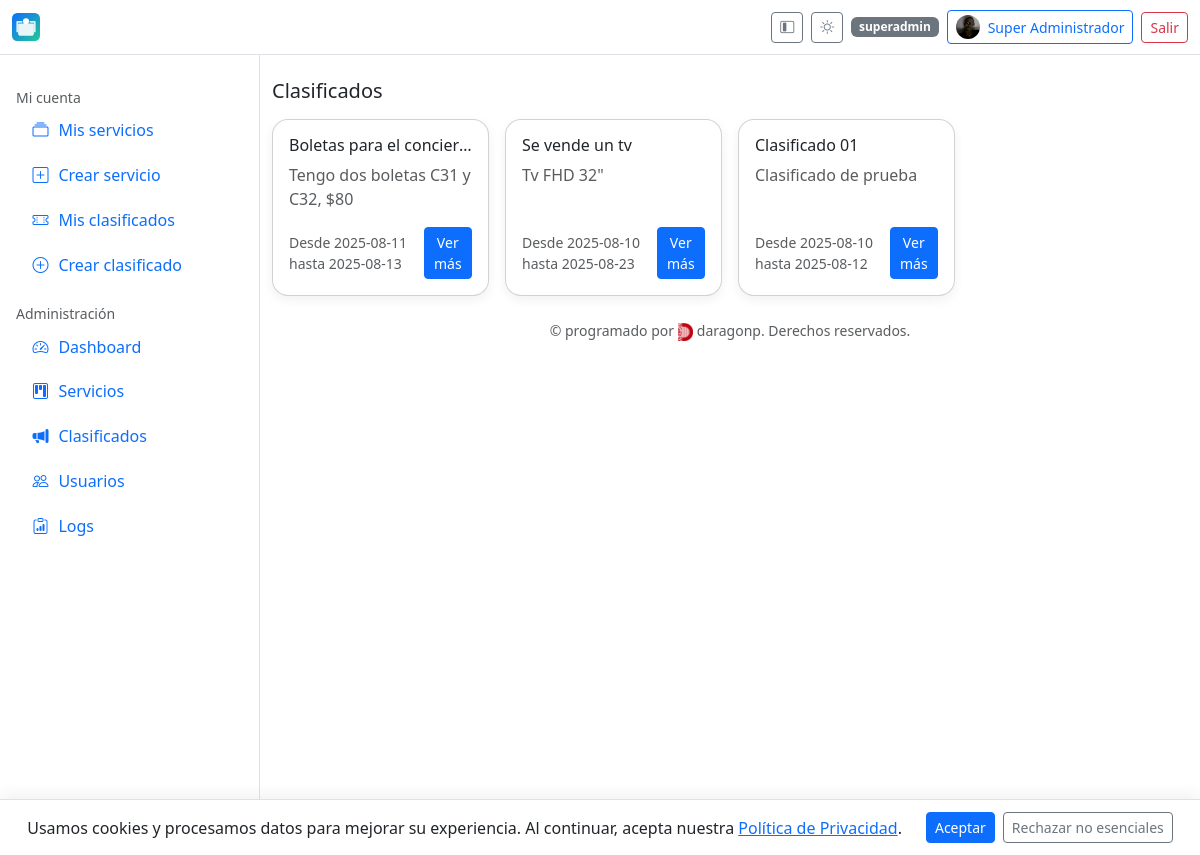
Screenshot of /clasificados/ (signed in) with the database file from the repository.
### app/models.py (models this page shows, shortened)
class User(db.Model, UserMixin):
    __tablename__ = "user"
    id = db.Column(db.Integer, primary_key=True)
    name = db.Column(db.String(150), nullable=False)
    email = db.Column(db.String(255), unique=True, index=True, nullable=False)
    phone = db.Column(db.String(50))
    address = db.Column(db.String(255))
    avatar_url = db.Column(db.String(500))
    password_hash = db.Column(db.String(255), nullable=False)
    role = db.Column(db.String(20), default="user")  # user | admin | superadmin
    is_verified = db.Column(db.Boolean, default=False)
    verification_code = db.Column(db.String(10))
    is_deleted = db.Column(db.Boolean, default=False)
    created_at = db.Column(db.DateTime, default=datetime.utcnow)
    services = db.relationship(
        "Service",
        backref="owner",
        lazy="dynamic",
        foreign_keys="Service.owner_id",
    )
    classifieds = db.relationship(
        "Classified",
        backref="owner",
        lazy="dynamic",
        foreign_keys="Classified.owner_id",
    )

class Classified(db.Model):
    __tablename__ = "classified"
    id = db.Column(db.Integer, primary_key=True)
    title = db.Column(db.String(200), nullable=False)
    description = db.Column(db.Text)
    start_date = db.Column(db.Date)
    end_date = db.Column(db.Date)
    owner_id = db.Column(db.Integer, db.ForeignKey("user.id"), nullable=False)
    status = db.Column(db.String(20), default=ServiceStatus.PENDING.value)
    is_active = db.Column(db.Boolean, default=False)
    is_deleted = db.Column(db.Boolean, default=False)
    created_at = db.Column(db.DateTime, default=datetime.utcnow)
    approved_by = db.Column(db.Integer, db.ForeignKey("user.id"))
    approved_at = db.Column(db.DateTime)
    rejected_by = db.Column(db.Integer, db.ForeignKey("user.id"))
    rejected_at = db.Column(db.DateTime)

### app/main.py (the view)
@main_bp.route("/clasificados/")
def classifieds_public():
    today = date.today()
    q = Classified.query.filter(
        Classified.is_deleted == False,
        Classified.is_active == True,
        Classified.status == ServiceStatus.APPROVED.value,
        and_(
            (Classified.start_date == None) | (Classified.start_date <= today),
            (Classified.end_date == None) | (Classified.end_date >= today),
        )
    ).order_by(Classified.start_date.desc().nullslast(), Classified.created_at.desc())
    items = q.limit(50).all()
    return render_template("public/classifieds_cards.html", items=items)

### app/templates/public/classifieds_cards.html (shortened to what this page needs)
{% extends "base.html" %}
{% block content %}
<div class="container-fluid px-0">
  <div class="d-flex justify-content-between align-items-center mb-3">
    <h1 class="h5 m-0">Clasificados</h1>
  </div>
  {% if items|length == 0 %}
    <div class="alert alert-info">
      No hay clasificados publicados en este momento.
    </div>
  {% else %}
    <div class="row g-3">
      {% for c in items %}
        <div class="col-12 col-sm-6 col-lg-4 col-xl-3">
          <div class="card h-100 card-shadow">
            <div class="card-body d-flex flex-column">
              <h2 class="h6 card-title text-truncate" title="{{ c.title }}">{{ c.title }}</h2>
              {% if c.description %}
                <p class="card-text text-body-secondary" style="display:-webkit-box;-webkit-line-clamp:3;-webkit-box-orient:vertical;overflow:hidden;">
                  {{ c.description }}
                </p>
              {% endif %}
              <div class="mt-auto d-flex justify-content-between align-items-center">
                {% if c.start_date or c.end_date %}
                  <small class="text-body-secondary">
                    {% if c.start_date %}Desde {{ c.start_date.strftime('%Y-%m-%d') }}{% endif %}
                    {% if c.end_date %} hasta {{ c.end_date.strftime('%Y-%m-%d') }}{% endif %}
                  </small>
                {% else %}
                  <small class="text-body-secondary">&nbsp;</small>
                {% endif %}
                <a class="btn btn-sm btn-primary" href="{{ url_for('classifieds.detail', cid=c.id) }}">Ver más</a>
              </div>
            </div>
          </div>
        </div>
      {% endfor %}
    </div>
  {% endif %}
</div>
{% endblock %}

### app/templates/base.html (shortened to what this page needs)
{% set is_admin = (current_user.is_authenticated and current_user.role in ['admin','superadmin']) %}
<!doctype html>
<html lang="es">
<head>
  <link href="https://cdn.jsdelivr.net/npm/bootstrap@5.3.3/dist/css/bootstrap.min.css" rel="stylesheet">
  <link href="https://cdn.jsdelivr.net/npm/bootstrap-icons@1.11.3/font/bootstrap-icons.css" rel="stylesheet">
  <link href="https://cdn.datatables.net/2.0.8/css/dataTables.bootstrap5.css" rel="stylesheet">
  <link rel="stylesheet" href="{{ url_for('static', filename='css/style.css') }}">
</head>
<body class="bg-body">
<header class="navbar bg-body border-bottom sticky-top" id="appHeader">
  <div class="container-fluid">
    <a class="navbar-brand d-flex align-items-center gap-2" href="{{ url_for('main.index') }}">
      <img src="{{ APP_ICON_URL or url_for('static', filename='icon.svg') }}" alt="icon" style="width:28px;height:28px">
    </a>
    <div class="d-flex align-items-center gap-2">
      <button class="btn btn-sm btn-outline-secondary d-none d-lg-inline-flex" id="btnCollapse" title="Colapsar menú">
        <i class="bi bi-layout-sidebar-inset"></i>
      </button>
      <button class="btn btn-sm btn-outline-secondary" id="themeToggle" type="button" aria-label="Cambiar tema">
        <i class="bi bi-brightness-high" id="icon-sun" style="display:none"></i>
      </button>
      {% if current_user.is_authenticated %}
        <span class="badge text-bg-secondary d-none d-md-inline">{{ current_user.role }}</span>
        <a class="btn btn-sm btn-outline-primary d-flex align-items-center gap-2" href="{{ url_for('auth.profile') }}">
          {% if current_user.avatar_url %}
            <img src="{{ current_user.avatar_url }}" alt="avatar" class="rounded-circle" style="width:24px;height:24px;object-fit:cover;">
          {% else %}
            <i class="bi bi-person-circle"></i>
          {% endif %}
          <span class="d-none d-sm-inline">{{ current_user.name }}</span>
        </a>
        <a class="btn btn-sm btn-outline-danger" href="{{ url_for('auth.logout') }}">Salir</a>
      {% else %}
        <a class="btn btn-sm btn-outline-primary" href="{{ url_for('auth.login') }}">Ingresar</a>
        <a class="btn btn-sm btn-primary" href="{{ url_for('auth.register') }}">Registro</a>
      {% endif %}
    </div>
  </div>
</header>
<div class="layout" id="layout">
  <aside class="sidebar p-3" id="sidebar" aria-label="Menú lateral">
    <nav class="nav flex-column">
      {% if current_user.is_authenticated %}
        <div class="mt-3 text-body-secondary small text-label">Mi cuenta</div>
        <a class="nav-link {% if request.endpoint=='services.my_services' %}active{% endif %}" href="{{ url_for('services.my_services') }}">
          <span class="icon bi bi-collection"></span><span class="text-label">Mis servicios</span>
        </a>
        <a class="nav-link {% if request.endpoint=='services.create_service' %}active{% endif %}" href="{{ url_for('services.create_service') }}">
          <span class="icon bi bi-plus-square"></span><span class="text-label">Crear servicio</span>
        </a>
        <a class="nav-link {% if request.endpoint=='classifieds.mine' %}active{% endif %}" href="{{ url_for('classifieds.mine') }}">
          <span class="icon bi bi-ticket-perforated"></span><span class="text-label">Mis clasificados</span>
        </a>
        <a class="nav-link {% if request.endpoint=='classifieds.create' %}active{% endif %}" href="{{ url_for('classifieds.create') }}">
          <span class="icon bi bi-plus-circle"></span><span class="text-label">Crear clasificado</span>
        </a>
      {% endif %}
      {% if is_admin %}
        <div class="mt-3 text-body-secondary small text-label">Administración</div>
        <a class="nav-link {% if request.endpoint=='admin.dashboard' %}active{% endif %}" href="{{ url_for('admin.dashboard') }}">
          <span class="icon bi bi-speedometer2"></span><span class="text-label">Dashboard</span>
        </a>
        <a class="nav-link {% if request.endpoint=='admin.admin_services' %}active{% endif %}" href="{{ url_for('admin.admin_services') }}">
          <span class="icon bi bi-kanban"></span><span class="text-label">Servicios</span>
        </a>
        <a class="nav-link {% if request.endpoint=='admin.admin_classifieds' %}active{% endif %}" href="{{ url_for('admin.admin_classifieds') }}">
          <span class="icon bi bi-megaphone-fill"></span><span class="text-label">Clasificados</span>
        </a>
        <a class="nav-link {% if request.endpoint=='admin.users' %}active{% endif %}" href="{{ url_for('admin.users') }}">
          <span class="icon bi bi-people"></span><span class="text-label">Usuarios</span>
        </a>
        {% if current_user.role == 'superadmin' %}
          <a class="nav-link {% if request.endpoint=='admin.logs' %}active{% endif %}" href="{{ url_for('admin.logs') }}">
            <span class="icon bi bi-clipboard-data"></span><span class="text-label">Logs</span>
          </a>
        {% endif %}
      {% endif %}
    </nav>
  </aside>
  <main class="container-fluid py-4">
    {% block content %}{% endblock %}
    <footer class="text-center py-4 small text-body-secondary">
      &copy; {{ CURRENT_YEAR }} programado por
      <img src="{{ url_for('static', filename='logoda.png') }}" alt="daragonp" style="height:18px;vertical-align:middle;">
      daragonp. Derechos reservados.
    </footer>
  </main>
</div>
<div id="cookie-banner" class="cookie-banner d-none">
  <span>
    Usamos cookies y procesamos datos para mejorar su experiencia. Al continuar, acepta nuestra
    <a href="{{ url_for('main.privacy') }}" target="_blank" rel="noopener">Política de Privacidad</a>.
  </span>
  <div class="ms-3 d-flex gap-2">
    <button id="accept-cookies" class="btn btn-primary btn-sm">Aceptar</button>
    <button id="reject-cookies" class="btn btn-outline-secondary btn-sm">Rechazar no esenciales</button>
  </div>
</div>
</body>
</html>

### app/static/css/style.css (style rules this page uses)
.layout { display: grid; grid-template-columns: 260px 1fr; gap: 0; }
.sidebar { position: sticky; top: 0; height: 100vh; overflow: auto; border-right: 1px solid var(--bs-border-color); background: var(--bs-body-bg); }
.sidebar .nav-link { display:flex; align-items:center; gap:.5rem; padding:.65rem .9rem; border-radius:.5rem; }
.sidebar .icon { width: 1.2rem; text-align:center; }
.cookie-banner { position: fixed; bottom: 0; left: 0; width: 100%; z-index: 1080; display: flex; align-items: center; justify-content: center; gap: .5rem; padding: .75rem 1rem; background: var(--bs-body-bg); color: var(--bs-body-color); border-top: 1px solid var(--bs-border-color); box-shadow: 0 -4px 16px rgba(0,0,0,.06); }
.cookie-banner a { color: var(--bs-link-color); text-decoration: underline; }
.card-shadow { box-shadow: 0 10px 20px rgba(0,0,0,.05); border-radius:1rem; }
.text-truncate { white-space: nowrap; overflow: hidden; text-overflow: ellipsis; }

### app/templates/base.html (style rules this page uses)
.card-shadow { box-shadow: 0 0.25rem 0.75rem rgba(0,0,0,.06); }
.layout { display: grid; grid-template-columns: 260px 1fr; min-height: 100vh; }
.sidebar { border-right: 1px solid var(--bs-border-color); background: var(--bs-body-bg); }
.sidebar .nav-link { display: flex; align-items: center; gap:.5rem; border-radius:.5rem; }
.sidebar .nav-link .icon { width: 1.25rem; text-align:center; }
.cookie-banner { position: fixed; left: 0; right: 0; bottom: 0; z-index: 1080; background: var(--bs-body-bg); border-top: 1px solid var(--bs-border-color); padding: .75rem 1rem; display: flex; align-items: center; justify-content: center; }

### rows the page displays
User: role "superadmin", avatar_url (picture), name "Super Administrador"
Classified: title "Boletas para el concier…", description "Tengo dos boletas C31 y C32, $80", start_date "2025-08-11", end_date "2025-08-13"
Classified: title "Se vende un tv", description "Tv FHD 32\"", start_date "2025-08-10", end_date "2025-08-23"
Classified: title "Clasificado 01", description "Clasificado de prueba", start_date "2025-08-10", end_date "2025-08-12"
